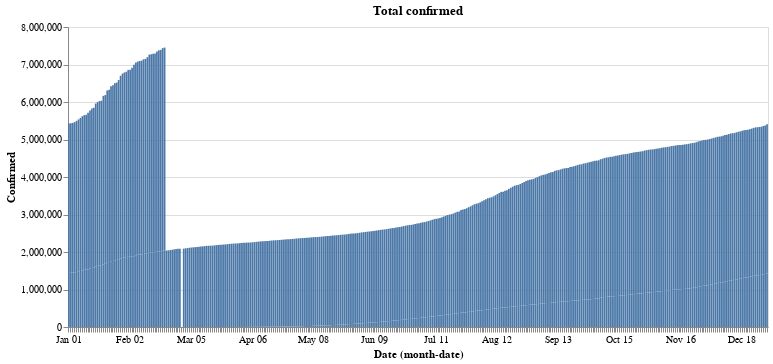

Notebook source saved alongside this figure:
### Markdown cell above
### Total confirmed cases time series in Mexico

### Code cell
base.encode(y='Confirmed').properties(title='Total confirmed')

### Figure 1 — Vega-Lite specification as saved in the notebook (floating-point values rounded to 4 significant figures; data arrays with more than 128 entries replaced by an {"elided": "..."} marker saying what was removed)
{"config": {"view": {"continuousWidth": 400, "continuousHeight": 300}}, "data": {"name": "data-42d7f47506b511d54a44e3f9ba69d4e3"}, "mark": "bar", "encoding": {"x": {"field": "Date", "timeUnit": "monthdate", "type": "ordinal"}, "y": {"field": "Confirmed", "type": "quantitative"}}, "title": "Total confirmed", "width": 700, "$schema": "https://vega.github.io/schema/vega-lite/v4.17.0.json", "datasets": {"data-42d7f47506b511d54a44e3f9ba69d4e3": {"elided": "761 records"}}}
